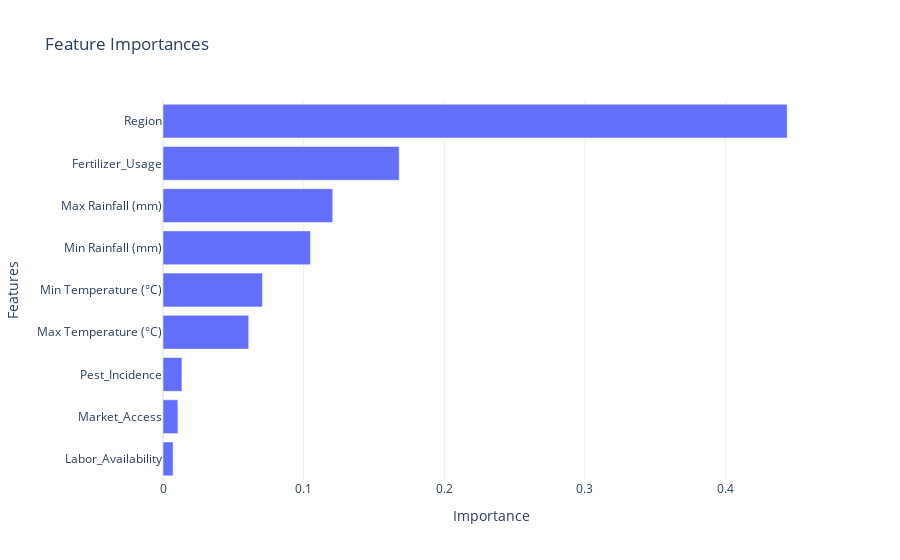

The code cell stored with this chart in its notebook:
### Code cell
# Random Forest model feature importance
feature_importances = rfModel.feature_importances_
features = X.columns
importance_series = pd.Series(feature_importances, index=features)

# Create a DataFrame for plotting
importance_df = importance_series.sort_values().reset_index()
importance_df.columns = ['Feature', 'Importance']

# Plot the feature importances
fig = px.bar(importance_df, x='Importance', y='Feature', orientation='h',
             title='Feature Importances', labels={'Importance': 'Importance', 'Feature': 'Features'})

fig.show()

### Figure 1 — Plotly figure (JSON) as saved in the notebook; plotly's stock layout.template omitted (floating-point values rounded to 4 significant figures)
{"data": [{"alignmentgroup": "True", "hovertemplate": "Importance=%{x}<br>Features=%{y}<extra></extra>", "legendgroup": "", "marker": {"color": "#636efa", "pattern": {"shape": ""}}, "name": "", "offsetgroup": "", "orientation": "h", "showlegend": false, "textposition": "auto", "type": "bar", "x": [0.007171, 0.01059, 0.01345, 0.06092, 0.0707, 0.1048, 0.1207, 0.1679, 0.4438], "xaxis": "x", "y": ["Labor_Availability", "Market_Access", "Pest_Incidence", "Max Temperature (°C)", "Min Temperature (°C)", "Min Rainfall (mm)", "Max Rainfall (mm)", "Fertilizer_Usage", "Region"], "yaxis": "y"}], "layout": {"barmode": "relative", "legend": {"tracegroupgap": 0}, "title": {"text": "Feature Importances"}, "xaxis": {"anchor": "y", "domain": [0, 1], "title": {"text": "Importance"}}, "yaxis": {"anchor": "x", "domain": [0, 1], "title": {"text": "Features"}}}}
